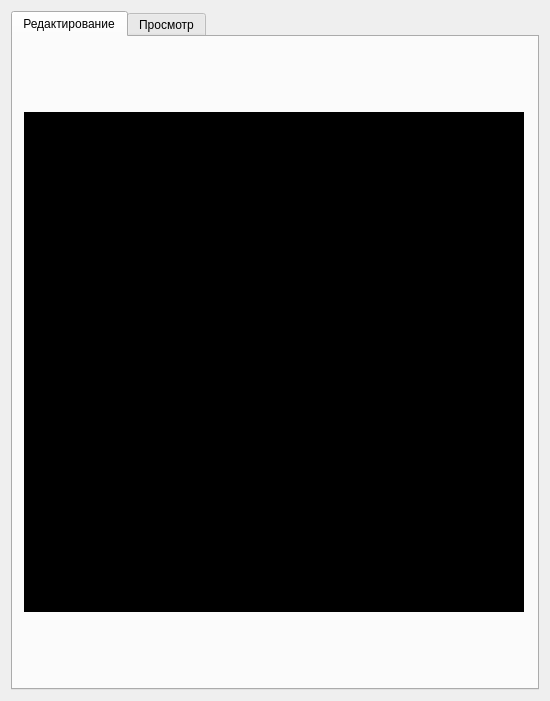
<?xml version="1.0" encoding="UTF-8"?>
<ui version="4.0">
 <class>MainWindow</class>
 <widget class="QMainWindow" name="MainWindow">
  <property name="geometry">
   <rect>
    <x>0</x>
    <y>0</y>
    <width>550</width>
    <height>701</height>
   </rect>
  </property>
  <property name="sizePolicy">
   <sizepolicy hsizetype="Preferred" vsizetype="Preferred">
    <horstretch>0</horstretch>
    <verstretch>0</verstretch>
   </sizepolicy>
  </property>
  <property name="windowTitle">
   <string>MainWindow</string>
  </property>
  <widget class="QWidget" name="centralWidget">
   <layout class="QVBoxLayout" name="verticalLayout">
    <item>
     <widget class="QTabWidget" name="tabWidget">
      <property name="tabPosition">
       <enum>QTabWidget::North</enum>
      </property>
      <property name="tabShape">
       <enum>QTabWidget::Rounded</enum>
      </property>
      <property name="currentIndex">
       <number>0</number>
      </property>
      <widget class="QWidget" name="tab_editor">
       <attribute name="title">
        <string>Редактирование</string>
       </attribute>
       <layout class="QVBoxLayout" name="verticalLayout_4">
        <item>
         <widget class="RoomEditor" name="roomEditor" native="true">
          <property name="minimumSize">
           <size>
            <width>500</width>
            <height>500</height>
           </size>
          </property>
          <property name="maximumSize">
           <size>
            <width>500</width>
            <height>500</height>
           </size>
          </property>
          <property name="styleSheet">
           <string notr="true">background-color: rgb(0, 0, 0)</string>
          </property>
         </widget>
        </item>
       </layout>
      </widget>
      <widget class="QWidget" name="tab_3dview">
       <attribute name="title">
        <string>Просмотр</string>
       </attribute>
       <layout class="QVBoxLayout" name="verticalLayout_3">
        <item>
         <widget class="OpenGLView" name="openGLView" native="true">
          <property name="minimumSize">
           <size>
            <width>500</width>
            <height>500</height>
           </size>
          </property>
          <property name="styleSheet">
           <string notr="true">background-color: rgba(0, 0, 0, 255);</string>
          </property>
         </widget>
        </item>
        <item>
         <widget class="QGroupBox" name="colorEditBox">
          <property name="minimumSize">
           <size>
            <width>250</width>
            <height>120</height>
           </size>
          </property>
          <property name="maximumSize">
           <size>
            <width>250</width>
            <height>120</height>
           </size>
          </property>
          <property name="title">
           <string>Цвет фона</string>
          </property>
          <layout class="QVBoxLayout" name="verticalLayout_2">
           <item>
            <layout class="QHBoxLayout" name="colorInputLayout">
             <item>
              <widget class="QLabel" name="label">
               <property name="text">
                <string>R</string>
               </property>
              </widget>
             </item>
             <item>
              <widget class="QLineEdit" name="redEdit"/>
             </item>
             <item>
              <widget class="QLabel" name="label_2">
               <property name="text">
                <string>G</string>
               </property>
              </widget>
             </item>
             <item>
              <widget class="QLineEdit" name="greenEdit"/>
             </item>
             <item>
              <widget class="QLabel" name="label_3">
               <property name="text">
                <string>B</string>
               </property>
              </widget>
             </item>
             <item>
              <widget class="QLineEdit" name="blueEdit"/>
             </item>
            </layout>
           </item>
           <item>
            <widget class="QPushButton" name="updateButton">
             <property name="text">
              <string>Установить</string>
             </property>
            </widget>
           </item>
          </layout>
         </widget>
        </item>
       </layout>
      </widget>
     </widget>
    </item>
   </layout>
  </widget>
 </widget>
 <layoutdefault spacing="6" margin="11"/>
 <customwidgets>
  <customwidget>
   <class>OpenGLView</class>
   <extends>QWidget</extends>
   <header>openglview.h</header>
  </customwidget>
  <customwidget>
   <class>RoomEditor</class>
   <extends>QWidget</extends>
   <header>roomeditor.h</header>
  </customwidget>
 </customwidgets>
 <resources/>
 <connections/>
</ui>
